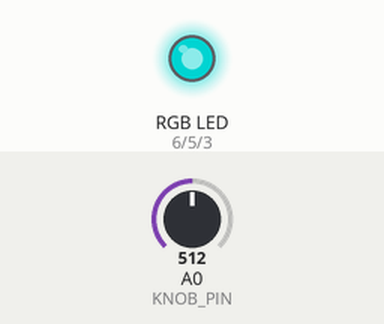
This sketch was run on a simulated Arduino Uno, built with avr-gcc and run on an emulated ATmega328P. Parts: an RGB LED mixed from three pins (HIGH = lit). The test bench sets the inputs (shaded band); at power-on: A0 (KNOB_PIN) = 512. Dim RGB values are drawn brighter than linear.

Above: at 1.2 s.
1.3 s: A0 (KNOB_PIN) set to 716
At 2.0 s:
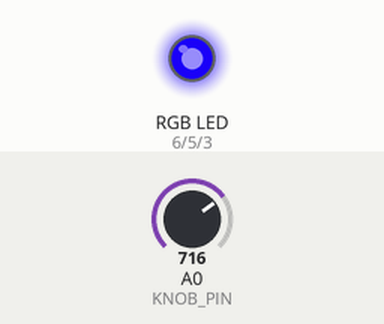
2.8 s: A0 (KNOB_PIN) set to 900
At 4.0 s:
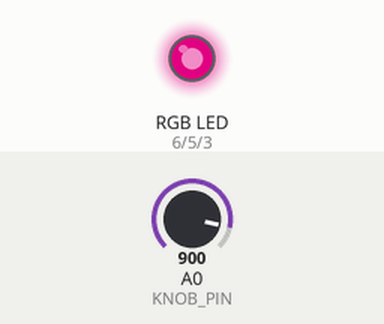
4.3 s: A0 (KNOB_PIN) set to 1023
At 5.1 s:
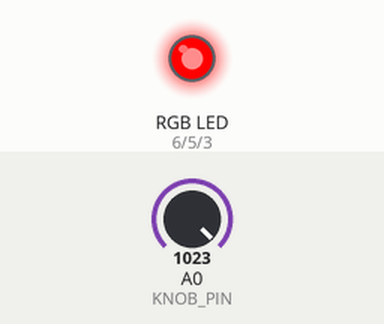
5.8 s: A0 (KNOB_PIN) set to 502
At 6.8 s:
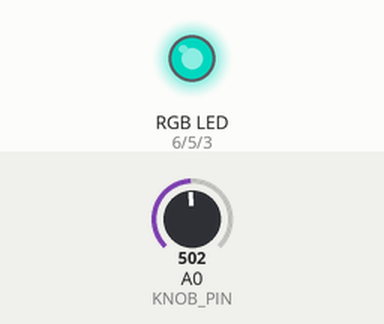
7.3 s: A0 (KNOB_PIN) set to 522
At 7.7 s:
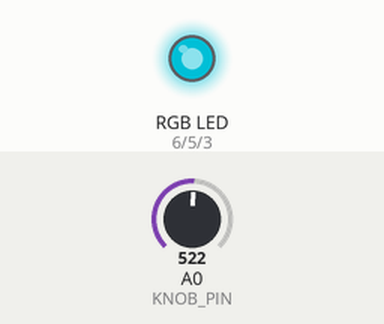
8.8 s: A0 (KNOB_PIN) set to 0
At 9.8 s:
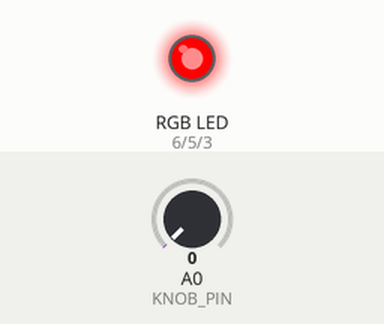
Timing chart, 0 to 11.3 s (numbered marks = the images above; inputs shaded):
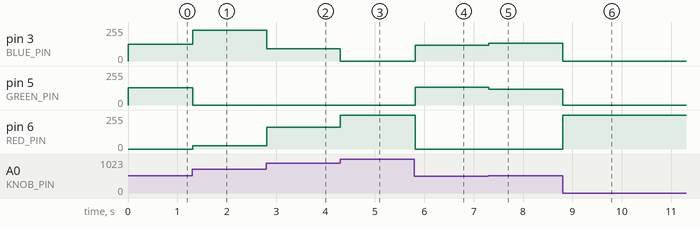

The sketch:

P05_Rainbow_Mood_Lamp.ino
```cpp
// Project 5: Rainbow Mood Lamp
// Turn the knob to travel around the colour wheel:
// red -> green -> blue -> back to red.

const int RED_PIN = 6;
const int GREEN_PIN = 5;
const int BLUE_PIN = 3;
const int KNOB_PIN = A0;
// Set to true if your RGB LED's longest leg must go to 5V (see the tips).
const bool COMMON_ANODE = false;

void setColor(int red, int green, int blue) {
  if (COMMON_ANODE) {              // common-anode LEDs work "upside down"
    red = 255 - red;
    green = 255 - green;
    blue = 255 - blue;
  }
  analogWrite(RED_PIN, red);
  analogWrite(GREEN_PIN, green);
  analogWrite(BLUE_PIN, blue);
}

void setup() {
  pinMode(RED_PIN, OUTPUT);
  pinMode(GREEN_PIN, OUTPUT);
  pinMode(BLUE_PIN, OUTPUT);
}

void loop() {
  int knob = analogRead(KNOB_PIN);          // 0 to 1023
  int hue = map(knob, 0, 1023, 0, 767);     // 3 stretches of 256 steps

  if (hue < 256) {
    setColor(255 - hue, hue, 0);            // red fades to green
  } else if (hue < 512) {
    setColor(0, 511 - hue, hue - 256);      // green fades to blue
  } else {
    setColor(hue - 512, 0, 767 - hue);      // blue fades back to red
  }
  delay(20);
}
```

Measured:
- after the input at 1.3 s, pin 3 (BLUE_PIN): 127/255 → 231/255 at once; pin 5 (GREEN_PIN): 128/255 → 0/255 at once; pin 6 (RED_PIN): 0/255 → 24/255 at once
- after the input at 2.8 s, pin 3 (BLUE_PIN): 231/255 → 93/255 at once; pin 6 (RED_PIN): 24/255 → 162/255 at once
- after the input at 4.3 s, pin 3 (BLUE_PIN): 93/255 → 0/255 at once; pin 6 (RED_PIN): 162/255 → 255/255 at once
- after the input at 5.8 s, pin 3 (BLUE_PIN): 0/255 → 120/255 at once; pin 5 (GREEN_PIN): 0/255 → 135/255 at once; pin 6 (RED_PIN): 255/255 → 0/255 at once
- after the input at 7.3 s, pin 3 (BLUE_PIN): 120/255 → 135/255 at once; pin 5 (GREEN_PIN): 135/255 → 120/255 at once
- after the input at 8.8 s, pin 3 (BLUE_PIN): 135/255 → 0/255 at once; pin 5 (GREEN_PIN): 120/255 → 0/255 at once; pin 6 (RED_PIN): 0/255 → 255/255 at once
